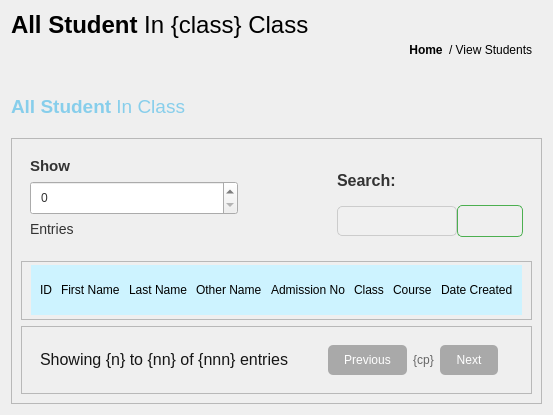
                <widget class="QWidget" name="View_student_page">
                 <property name="sizePolicy">
                  <sizepolicy hsizetype="Expanding" vsizetype="Expanding">
                   <horstretch>0</horstretch>
                   <verstretch>0</verstretch>
                  </sizepolicy>
                 </property>
                 <property name="styleSheet">
                  <string notr="true"/>
                 </property>
                 <layout class="QVBoxLayout" name="verticalLayout_64">
                  <item>
                   <widget class="QFrame" name="frame_139">
                    <property name="frameShape">
                     <enum>QFrame::Shape::NoFrame</enum>
                    </property>
                    <property name="frameShadow">
                     <enum>QFrame::Shadow::Raised</enum>
                    </property>
                    <layout class="QHBoxLayout" name="horizontalLayout_66">
                     <property name="spacing">
                      <number>0</number>
                     </property>
                     <property name="leftMargin">
                      <number>0</number>
                     </property>
                     <property name="topMargin">
                      <number>0</number>
                     </property>
                     <property name="rightMargin">
                      <number>0</number>
                     </property>
                     <property name="bottomMargin">
                      <number>0</number>
                     </property>
                     <item>
                      <widget class="QFrame" name="frame_140">
                       <property name="frameShape">
                        <enum>QFrame::Shape::NoFrame</enum>
                       </property>
                       <property name="frameShadow">
                        <enum>QFrame::Shadow::Raised</enum>
                       </property>
                       <layout class="QVBoxLayout" name="verticalLayout_63">
                        <property name="spacing">
                         <number>0</number>
                        </property>
                        <property name="leftMargin">
                         <number>0</number>
                        </property>
                        <property name="topMargin">
                         <number>0</number>
                        </property>
                        <property name="rightMargin">
                         <number>0</number>
                        </property>
                        <property name="bottomMargin">
                         <number>0</number>
                        </property>
                        <item alignment="Qt::AlignmentFlag::AlignLeft|Qt::AlignmentFlag::AlignTop">
                         <widget class="QLabel" name="teacher_m_title_lbl">
                          <property name="text">
                           <string>&lt;html&gt;&lt;head/&gt;&lt;body&gt;&lt;p&gt;&lt;span style=&quot; font-size:18pt; font-weight:600;&quot;&gt;All Student&lt;/span&gt;&lt;span style=&quot; font-size:18pt;&quot;&gt; In {class} Class&lt;/span&gt;&lt;/p&gt;&lt;/body&gt;&lt;/html&gt;</string>
                          </property>
                         </widget>
                        </item>
                        <item>
                         <spacer name="verticalSpacer_13">
                          <property name="orientation">
                           <enum>Qt::Orientation::Vertical</enum>
                          </property>
                          <property name="sizeType">
                           <enum>QSizePolicy::Policy::Preferred</enum>
                          </property>
                          <property name="sizeHint" stdset="0">
                           <size>
                            <width>20</width>
                            <height>50</height>
                           </size>
                          </property>
                         </spacer>
                        </item>
                       </layout>
                      </widget>
                     </item>
                     <item>
                      <widget class="QFrame" name="frame_141">
                       <property name="sizePolicy">
                        <sizepolicy hsizetype="Expanding" vsizetype="Preferred">
                         <horstretch>0</horstretch>
                         <verstretch>0</verstretch>
                        </sizepolicy>
                       </property>
                       <property name="frameShape">
                        <enum>QFrame::Shape::NoFrame</enum>
                       </property>
                       <property name="frameShadow">
                        <enum>QFrame::Shadow::Raised</enum>
                       </property>
                      </widget>
                     </item>
                     <item>
                      <widget class="QFrame" name="frame_142">
                       <property name="frameShape">
                        <enum>QFrame::Shape::NoFrame</enum>
                       </property>
                       <property name="frameShadow">
                        <enum>QFrame::Shadow::Raised</enum>
                       </property>
                       <layout class="QHBoxLayout" name="horizontalLayout_67">
                        <item>
                         <widget class="QPushButton" name="goHome_button_7">
                          <property name="font">
                           <font>
                            <bold>true</bold>
                           </font>
                          </property>
                          <property name="styleSheet">
                           <string notr="true">border:none;
background-color:none;</string>
                          </property>
                          <property name="text">
                           <string>Home</string>
                          </property>
                         </widget>
                        </item>
                        <item>
                         <widget class="QLabel" name="label_140">
                          <property name="text">
                           <string>&lt;html&gt;&lt;head/&gt;&lt;body&gt;&lt;p&gt;/ View Students&lt;/p&gt;&lt;/body&gt;&lt;/html&gt;</string>
                          </property>
                         </widget>
                        </item>
                       </layout>
                      </widget>
                     </item>
                    </layout>
                   </widget>
                  </item>
                  <item>
                   <widget class="QFrame" name="frame_123">
                    <property name="frameShape">
                     <enum>QFrame::Shape::NoFrame</enum>
                    </property>
                    <property name="frameShadow">
                     <enum>QFrame::Shadow::Raised</enum>
                    </property>
                    <layout class="QHBoxLayout" name="horizontalLayout_59">
                     <property name="spacing">
                      <number>0</number>
                     </property>
                     <property name="leftMargin">
                      <number>0</number>
                     </property>
                     <property name="topMargin">
                      <number>0</number>
                     </property>
                     <property name="rightMargin">
                      <number>0</number>
                     </property>
                     <property name="bottomMargin">
                      <number>0</number>
                     </property>
                     <item>
                      <widget class="QFrame" name="frame_124">
                       <property name="frameShape">
                        <enum>QFrame::Shape::NoFrame</enum>
                       </property>
                       <property name="frameShadow">
                        <enum>QFrame::Shadow::Raised</enum>
                       </property>
                       <layout class="QVBoxLayout" name="verticalLayout_59" stretch="0,0">
                        <property name="spacing">
                         <number>4</number>
                        </property>
                        <property name="leftMargin">
                         <number>0</number>
                        </property>
                        <property name="topMargin">
                         <number>0</number>
                        </property>
                        <property name="rightMargin">
                         <number>0</number>
                        </property>
                        <property name="bottomMargin">
                         <number>0</number>
                        </property>
                        <item>
                         <widget class="QFrame" name="frame_125">
                          <property name="frameShape">
                           <enum>QFrame::Shape::NoFrame</enum>
                          </property>
                          <property name="frameShadow">
                           <enum>QFrame::Shadow::Raised</enum>
                          </property>
                          <layout class="QHBoxLayout" name="horizontalLayout_60">
                           <property name="spacing">
                            <number>0</number>
                           </property>
                           <property name="leftMargin">
                            <number>0</number>
                           </property>
                           <property name="topMargin">
                            <number>0</number>
                           </property>
                           <property name="rightMargin">
                            <number>0</number>
                           </property>
                           <property name="bottomMargin">
                            <number>0</number>
                           </property>
                           <item>
                            <widget class="QLabel" name="label_117">
                             <property name="styleSheet">
                              <string notr="true">color:skyblue;</string>
                             </property>
                             <property name="text">
                              <string>&lt;html&gt;&lt;head/&gt;&lt;body&gt;&lt;p&gt;&lt;span style=&quot; font-size:14pt; font-weight:600;&quot;&gt;All Student&lt;/span&gt;&lt;span style=&quot; font-size:14pt;&quot;&gt; In Class&lt;/span&gt;&lt;/p&gt;&lt;/body&gt;&lt;/html&gt;</string>
                             </property>
                            </widget>
                           </item>
                          </layout>
                         </widget>
                        </item>
                        <item>
                         <spacer name="verticalSpacer_12">
                          <property name="orientation">
                           <enum>Qt::Orientation::Vertical</enum>
                          </property>
                          <property name="sizeType">
                           <enum>QSizePolicy::Policy::Preferred</enum>
                          </property>
                          <property name="sizeHint" stdset="0">
                           <size>
                            <width>20</width>
                            <height>14</height>
                           </size>
                          </property>
                         </spacer>
                        </item>
                       </layout>
                      </widget>
                     </item>
                     <item>
                      <widget class="QFrame" name="frame_128">
                       <property name="sizePolicy">
                        <sizepolicy hsizetype="Expanding" vsizetype="Preferred">
                         <horstretch>0</horstretch>
                         <verstretch>0</verstretch>
                        </sizepolicy>
                       </property>
                       <property name="frameShape">
                        <enum>QFrame::Shape::NoFrame</enum>
                       </property>
                       <property name="frameShadow">
                        <enum>QFrame::Shadow::Raised</enum>
                       </property>
                      </widget>
                     </item>
                    </layout>
                   </widget>
                  </item>
                  <item>
                   <widget class="QFrame" name="frame_129">
                    <property name="sizePolicy">
                     <sizepolicy hsizetype="Expanding" vsizetype="Expanding">
                      <horstretch>0</horstretch>
                      <verstretch>0</verstretch>
                     </sizepolicy>
                    </property>
                    <property name="frameShape">
                     <enum>QFrame::Shape::StyledPanel</enum>
                    </property>
                    <property name="frameShadow">
                     <enum>QFrame::Shadow::Raised</enum>
                    </property>
                    <layout class="QVBoxLayout" name="verticalLayout_60">
                     <item>
                      <widget class="QFrame" name="frame_130">
                       <property name="styleSheet">
                        <string notr="true">QLabel{
	font-size: 14px;
	color: #333;
}


QLineEdit{
	background-color: #f0f0f0;
	border: 1px solid #ccc;
	border-radius: 5px;
	padding: 6px;
	color: #333;
}

QComboBox{
	background-color: #f0f0f0;
	border: 1px solid #ccc;
	border-radius: 5px;
	padding: 6px;
	color: #333;
}

QPushButton {
	background-color: transparent;
	color: white;
	border: 1px solid #4caf50;
	border-radius: 5px;
	padding: 8px 16px;
}

QPushButton:hover{
	background-color: #45a049;
}

QPushButton:pressed{
	background-color: #3e8e41;
}
</string>
                       </property>
                       <property name="frameShape">
                        <enum>QFrame::Shape::NoFrame</enum>
                       </property>
                       <property name="frameShadow">
                        <enum>QFrame::Shadow::Raised</enum>
                       </property>
                       <layout class="QHBoxLayout" name="horizontalLayout_62">
                        <item>
                         <widget class="QFrame" name="frame_131">
                          <property name="minimumSize">
                           <size>
                            <width>208</width>
                            <height>0</height>
                           </size>
                          </property>
                          <property name="frameShape">
                           <enum>QFrame::Shape::NoFrame</enum>
                          </property>
                          <property name="frameShadow">
                           <enum>QFrame::Shadow::Raised</enum>
                          </property>
                          <layout class="QVBoxLayout" name="verticalLayout_61">
                           <property name="leftMargin">
                            <number>0</number>
                           </property>
                           <property name="topMargin">
                            <number>0</number>
                           </property>
                           <property name="rightMargin">
                            <number>0</number>
                           </property>
                           <item>
                            <widget class="QLabel" name="label_125">
                             <property name="text">
                              <string>&lt;html&gt;&lt;head/&gt;&lt;body&gt;&lt;p&gt;&lt;span style=&quot; font-size:11pt; font-weight:600;&quot;&gt;Show&lt;/span&gt;&lt;/p&gt;&lt;/body&gt;&lt;/html&gt;</string>
                             </property>
                            </widget>
                           </item>
                           <item>
                            <widget class="QSpinBox" name="showStudentsListEnrtiesspinBox">
                             <property name="minimumSize">
                              <size>
                               <width>200</width>
                               <height>0</height>
                              </size>
                             </property>
                             <property name="styleSheet">
                              <string notr="true">padding: 6px;
color: #333;
backgound-color: #f0f0f0;</string>
                             </property>
                            </widget>
                           </item>
                           <item>
                            <widget class="QLabel" name="label_126">
                             <property name="text">
                              <string>Entries</string>
                             </property>
                            </widget>
                           </item>
                          </layout>
                         </widget>
                        </item>
                        <item>
                         <widget class="QFrame" name="frame_132">
                          <property name="sizePolicy">
                           <sizepolicy hsizetype="Expanding" vsizetype="Preferred">
                            <horstretch>0</horstretch>
                            <verstretch>0</verstretch>
                           </sizepolicy>
                          </property>
                          <property name="frameShape">
                           <enum>QFrame::Shape::NoFrame</enum>
                          </property>
                          <property name="frameShadow">
                           <enum>QFrame::Shadow::Raised</enum>
                          </property>
                          <widget class="QLabel" name="label_127">
                           <property name="geometry">
                            <rect>
                             <x>320</x>
                             <y>100</y>
                             <width>323</width>
                             <height>75</height>
                            </rect>
                           </property>
                           <property name="text">
                            <string>TextLabel</string>
                           </property>
                          </widget>
                         </widget>
                        </item>
                        <item>
                         <widget class="QFrame" name="frame_133">
                          <property name="frameShape">
                           <enum>QFrame::Shape::NoFrame</enum>
                          </property>
                          <property name="frameShadow">
                           <enum>QFrame::Shadow::Raised</enum>
                          </property>
                          <layout class="QGridLayout" name="gridLayout_19">
                           <property name="leftMargin">
                            <number>0</number>
                           </property>
                           <property name="topMargin">
                            <number>0</number>
                           </property>
                           <property name="rightMargin">
                            <number>0</number>
                           </property>
                           <property name="bottomMargin">
                            <number>9</number>
                           </property>
                           <property name="spacing">
                            <number>0</number>
                           </property>
                           <item row="0" column="0">
                            <widget class="QLabel" name="label_128">
                             <property name="text">
                              <string>&lt;html&gt;&lt;head/&gt;&lt;body&gt;&lt;p&gt;&lt;span style=&quot; font-size:12pt; font-weight:600;&quot;&gt;Search:&lt;/span&gt;&lt;/p&gt;&lt;/body&gt;&lt;/html&gt;</string>
                             </property>
                            </widget>
                           </item>
                           <item row="1" column="0">
                            <widget class="QLineEdit" name="view_studentsList_search_entry"/>
                           </item>
                           <item row="1" column="1">
                            <widget class="QPushButton" name="view_studentsList_search_btn">
                             <property name="text">
                              <string/>
                             </property>
                             <property name="icon">
                              <iconset resource="Resources/icons/grey/grey.qrc">
                               <normaloff>:/grey_icons/search.svg</normaloff>:/grey_icons/search.svg</iconset>
                             </property>
                            </widget>
                           </item>
                          </layout>
                         </widget>
                        </item>
                       </layout>
                      </widget>
                     </item>
                     <item>
                      <widget class="QFrame" name="showTeachersTableFrame_3">
                       <property name="sizePolicy">
                        <sizepolicy hsizetype="Expanding" vsizetype="Expanding">
                         <horstretch>0</horstretch>
                         <verstretch>0</verstretch>
                        </sizepolicy>
                       </property>
                       <property name="frameShape">
                        <enum>QFrame::Shape::StyledPanel</enum>
                       </property>
                       <property name="frameShadow">
                        <enum>QFrame::Shadow::Raised</enum>
                       </property>
                       <layout class="QGridLayout" name="gridLayout_20">
                        <property name="topMargin">
                         <number>3</number>
                        </property>
                        <property name="bottomMargin">
                         <number>4</number>
                        </property>
                        <property name="verticalSpacing">
                         <number>4</number>
                        </property>
                        <item row="0" column="0" alignment="Qt::AlignmentFlag::AlignTop">
                         <widget class="QWidget" name="ClassCoursestableTitlewrowwidget_5" native="true">
                          <property name="sizePolicy">
                           <sizepolicy hsizetype="Preferred" vsizetype="Fixed">
                            <horstretch>0</horstretch>
                            <verstretch>0</verstretch>
                           </sizepolicy>
                          </property>
                          <property name="minimumSize">
                           <size>
                            <width>0</width>
                            <height>50</height>
                           </size>
                          </property>
                          <property name="maximumSize">
                           <size>
                            <width>16777215</width>
                            <height>50</height>
                           </size>
                          </property>
                          <property name="styleSheet">
                           <string notr="true">background-color:rgb(205, 243, 255)</string>
                          </property>
                          <layout class="QHBoxLayout" name="horizontalLayout_63">
                           <property name="spacing">
                            <number>9</number>
                           </property>
                           <property name="leftMargin">
                            <number>9</number>
                           </property>
                           <property name="rightMargin">
                            <number>9</number>
                           </property>
                           <property name="bottomMargin">
                            <number>9</number>
                           </property>
                           <item>
                            <widget class="QLabel" name="label_129">
                             <property name="text">
                              <string>ID</string>
                             </property>
                            </widget>
                           </item>
                           <item>
                            <widget class="QLabel" name="label_130">
                             <property name="text">
                              <string>First Name</string>
                             </property>
                            </widget>
                           </item>
                           <item>
                            <widget class="QLabel" name="label_131">
                             <property name="text">
                              <string>Last Name</string>
                             </property>
                            </widget>
                           </item>
                           <item>
                            <widget class="QLabel" name="label_132">
                             <property name="text">
                              <string>Other Name</string>
                             </property>
                            </widget>
                           </item>
                           <item>
                            <widget class="QLabel" name="label_133">
                             <property name="text">
                              <string>Admission No</string>
                             </property>
                            </widget>
                           </item>
                           <item>
                            <widget class="QLabel" name="label_134">
                             <property name="text">
                              <string>Class</string>
                             </property>
                            </widget>
                           </item>
                           <item>
                            <widget class="QLabel" name="label_135">
                             <property name="text">
                              <string>Course</string>
                             </property>
                            </widget>
                           </item>
                           <item>
                            <widget class="QLabel" name="label_136">
                             <property name="text">
                              <string>Date Created</string>
                             </property>
                            </widget>
                           </item>
                          </layout>
                         </widget>
                        </item>
                       </layout>
                      </widget>
                     </item>
                     <item alignment="Qt::AlignmentFlag::AlignBottom">
                      <widget class="QFrame" name="frame_134">
                       <property name="styleSheet">
                        <string notr="true">QLabel{
	font-size: 12px;
	color: #666;
}

QPushButton{
	background-color: darkgrey;
	color: white;
	border: none;
	border-radius: 5px;
	padding: 8px 16px
}
QPushButton:hover{
	background-color: #45a049;
}
QPushButton:pressed{
	background-color: #3e8e41;
}</string>
                       </property>
                       <property name="frameShape">
                        <enum>QFrame::Shape::StyledPanel</enum>
                       </property>
                       <property name="frameShadow">
                        <enum>QFrame::Shadow::Raised</enum>
                       </property>
                       <layout class="QHBoxLayout" name="horizontalLayout_64">
                        <item alignment="Qt::AlignmentFlag::AlignLeft">
                         <widget class="QFrame" name="frame_135">
                          <property name="frameShape">
                           <enum>QFrame::Shape::NoFrame</enum>
                          </property>
                          <property name="frameShadow">
                           <enum>QFrame::Shadow::Raised</enum>
                          </property>
                          <layout class="QVBoxLayout" name="verticalLayout_62">
                           <item>
                            <widget class="QLabel" name="studentsListPageNumber_label">
                             <property name="text">
                              <string>&lt;html&gt;&lt;head/&gt;&lt;body&gt;&lt;p&gt;&lt;span style=&quot; font-size:12pt; color:#161616;&quot;&gt;Showing {n} to {nn} of {nnn} entries&lt;/span&gt;&lt;/p&gt;&lt;/body&gt;&lt;/html&gt;</string>
                             </property>
                            </widget>
                           </item>
                          </layout>
                         </widget>
                        </item>
                        <item>
                         <widget class="QFrame" name="frame_136">
                          <property name="sizePolicy">
                           <sizepolicy hsizetype="Expanding" vsizetype="Preferred">
                            <horstretch>0</horstretch>
                            <verstretch>0</verstretch>
                           </sizepolicy>
                          </property>
                          <property name="frameShape">
                           <enum>QFrame::Shape::NoFrame</enum>
                          </property>
                          <property name="frameShadow">
                           <enum>QFrame::Shadow::Raised</enum>
                          </property>
                         </widget>
                        </item>
                        <item alignment="Qt::AlignmentFlag::AlignHCenter">
                         <widget class="QFrame" name="frame_137">
                          <property name="frameShape">
                           <enum>QFrame::Shape::NoFrame</enum>
                          </property>
                          <property name="frameShadow">
                           <enum>QFrame::Shadow::Raised</enum>
                          </property>
                          <layout class="QHBoxLayout" name="horizontalLayout_65">
                           <item>
                            <widget class="QPushButton" name="show_studentsList_preview_btn">
                             <property name="text">
                              <string>Previous</string>
                             </property>
                             <property name="icon">
                              <iconset resource="Resources/icons/skyblue/skyblue.qrc">
                               <normaloff>:/skyblue_icons/corner-up-left.svg</normaloff>:/skyblue_icons/corner-up-left.svg</iconset>
                             </property>
                            </widget>
                           </item>
                           <item>
                            <widget class="QLabel" name="currentpage_studentsList_page_label">
                             <property name="text">
                              <string>&lt;html&gt;&lt;head/&gt;&lt;body&gt;&lt;p align=&quot;center&quot;&gt;{cp}&lt;/p&gt;&lt;/body&gt;&lt;/html&gt;</string>
                             </property>
                            </widget>
                           </item>
                           <item>
                            <widget class="QPushButton" name="ciew_studentList_next_btn">
                             <property name="text">
                              <string>Next</string>
                             </property>
                             <property name="icon">
                              <iconset resource="Resources/icons/skyblue/skyblue.qrc">
                               <normaloff>:/skyblue_icons/corner-up-right.svg</normaloff>:/skyblue_icons/corner-up-right.svg</iconset>
                             </property>
                            </widget>
                           </item>
                          </layout>
                         </widget>
                        </item>
                        <item>
                         <widget class="QFrame" name="frame_138">
                          <property name="sizePolicy">
                           <sizepolicy hsizetype="Expanding" vsizetype="Preferred">
                            <horstretch>0</horstretch>
                            <verstretch>0</verstretch>
                           </sizepolicy>
                          </property>
                          <property name="frameShape">
                           <enum>QFrame::Shape::NoFrame</enum>
                          </property>
                          <property name="frameShadow">
                           <enum>QFrame::Shadow::Raised</enum>
                          </property>
                         </widget>
                        </item>
                       </layout>
                      </widget>
                     </item>
                    </layout>
                   </widget>
                  </item>
                 </layout>
                </widget>
